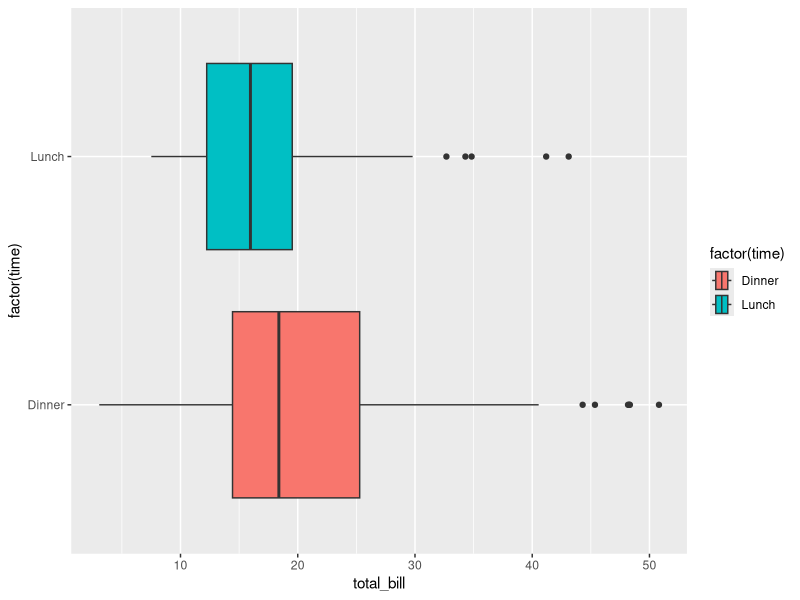

Write the R code that produced this figure.
library(ggplot2)
library(reshape2)

ggplot(tips, aes(x = total_bill, y = factor(time), fill = factor(time))) +
  geom_boxplot()
